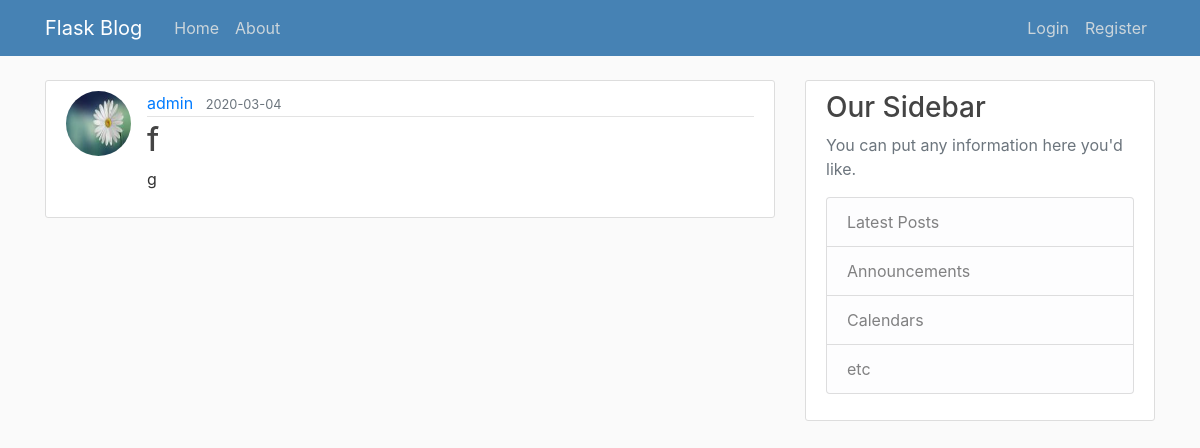
Page /home on the earlier database version.
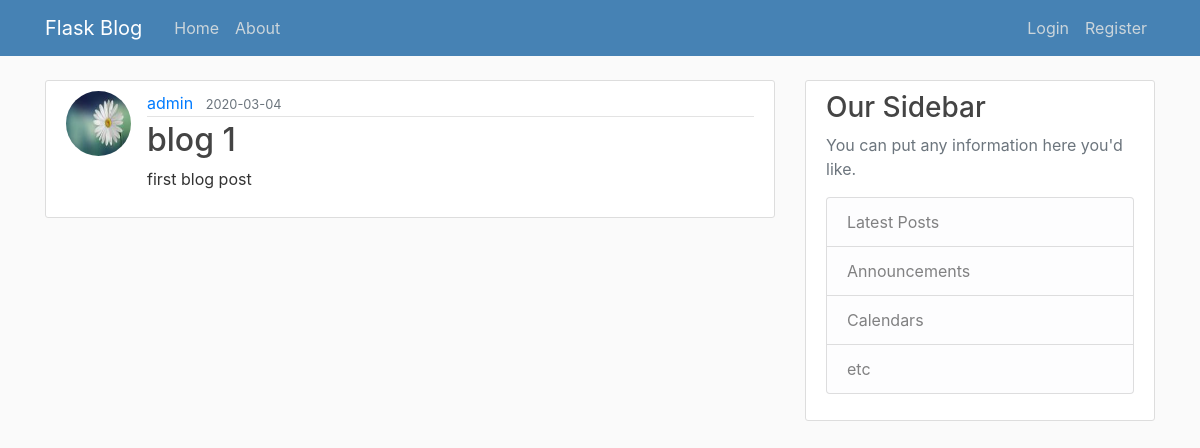
Same page on the later database version.
### flaskblog/models.py (models this page shows, shortened)
class Post(db.Model):
    id = db.Column(db.Integer, primary_key=True)
    title = db.Column(db.String(100), nullable=False)
    date_posted = db.Column(db.DateTime, nullable=False, default=datetime.utcnow)
    content = db.Column(db.Text, nullable=False)
    user_id = db.Column(db.Integer, db.ForeignKey('user.id'), nullable=False)

class User(db.Model, UserMixin):
    id = db.Column(db.Integer, primary_key=True)
    username = db.Column(db.String(20), unique=True, nullable=False)
    email = db.Column(db.String(120), unique=True, nullable=False)
    image_file = db.Column(db.String(20), nullable=False, default='default.jpg')
    password = db.Column(db.String(60), nullable=False)
    posts = db.relationship('Post', backref='author', lazy=True)

### flaskblog/routes.py (the view)
@app.route("/")
@app.route("/home")
def home():
    page = request.args.get('page', 1, type=int)
    posts = Post.query.order_by(Post.date_posted.desc()).paginate(page=page, per_page=5)
    return render_template('home.html', posts=posts)

### flaskblog/templates/home.html
{% extends "layout.html" %}
{% block content %}
    {% for post in posts %}
        <article class="media content-section">
          <img class="rounded-circle article-img" src="{{ url_for('static', filename='profile_pics/' + post.author.image_file) }}">
          <div class="media-body">
            <div class="article-metadata">
              <a class="mr-2" href="#">{{ post.author.username }}</a>
              <small class="text-muted">{{ post.date_posted.strftime('%Y-%m-%d') }}</small>
            </div>
            <h2><a class="article-title" href="{{ url_for('post', post_id=post.id) }}">{{ post.title }}</a></h2>
            <p class="article-content">{{ post.content }}</p>
          </div>
        </article>
    {% endfor %}
{% endblock content %}

Differences in the rows shown:
changed Post "admin": title "f" → "blog 1"; content "g" → "first blog post"
